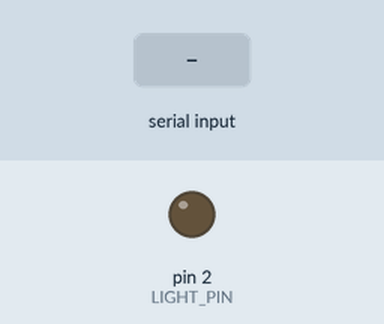
A sketch run on a simulated Arduino Uno, built with avr-gcc and run on an emulated ATmega328P. Parts: output pins drawn as LEDs (lit = HIGH). The inputs (shaded band) are chosen by the test bench. What the sketch prints to the serial monitor is not drawn.

Above: at 1.2 s.
1.3 s: "A" received over Serial
At 3.0 s:
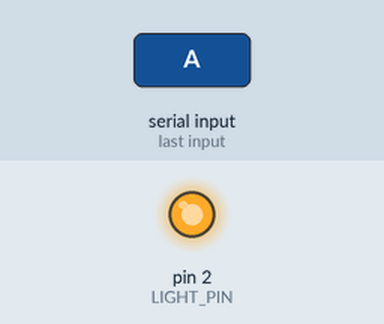
3.5 s: "B" received over Serial
At 4.5 s:
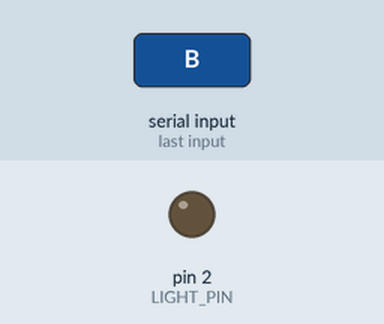
Timing chart, 0 to 6.5 s (numbered marks = the images above; inputs shaded):
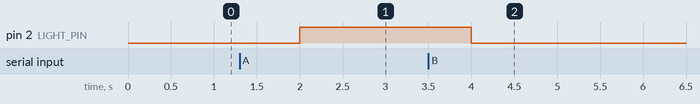

Measured:
- after the input at 1.3 s, pin 2 (LIGHT_PIN): LOW → HIGH after 0.70 s
- after the input at 3.5 s, pin 2 (LIGHT_PIN): HIGH → LOW after 0.50 s

The sketch:

ex-29-01.ino
```cpp
int LIGHT_PIN = 2;  //设置继电器的控制数字引脚
//LED 正极分开，分开的线接继电器 COM -> 电源正极和继电器NC -> LED正极
//@link https://blog.csdn.net/kindlymouse/article/details/7525096
void setup() {
  // put your setup code here, to run once:
  Serial.begin(9600);   //蓝牙的波特率，默认一般是9600根据自己的蓝牙设备设置而定
  pinMode(LIGHT_PIN,OUTPUT);
  digitalWrite(LIGHT_PIN,LOW);
}

void loop() {
  // put your main code here, to run repeatedly:
  char inChar = (char)Serial.read();         //从串口监视器上读取数据
  Serial.println(inChar);
  if(inChar == 'A'){              //如果为字符1，闭合继电器，灯亮
    digitalWrite(LIGHT_PIN,HIGH);
    Serial.println("Led ON");
  }else if(inChar == 'B'){        //如果为字符0，断开继电器，灯灭
    digitalWrite(LIGHT_PIN,LOW);
    Serial.println("Led OFF");
  }
  delay(2000);                       //做一个保护，避免点击过快，损坏灯
}
```
